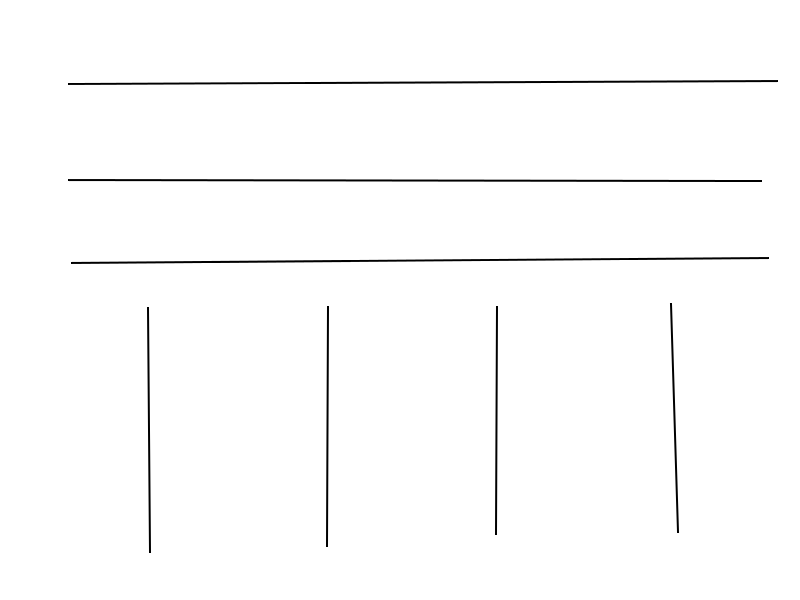
%> input picture Test.PNG, 800 x 600 px
$ octave Pattern_Recognition_Algorithm.m   (GNU Octave 9; MATLAB toolbox functions it lacks are replaced by stand-ins)
%> lines starting %> are read from the running program, lines starting %| are printed output that depends on the picture; in (x1, y1, x2, y2) boxes, pixels count from 0 and x2, y2 are one past the last pixel; in counts of white or black regions, pixels touching at a corner belong together; the program's own positions count from 1
%Step 1: Scan the image
filename = 'test.PNG';
Image = imread(filename);
%> Image is the input picture: size 600x800x3 uint8; min 0, max 255, mean 251.8
Image_Gray_Tone = rgb2gray(Image);
%Image_Rotated_Crop = imrotate(Image, 0, 'crop');
Gray_Image_Transformed = edge(Image_Gray_Tone, 'canny',0.25);
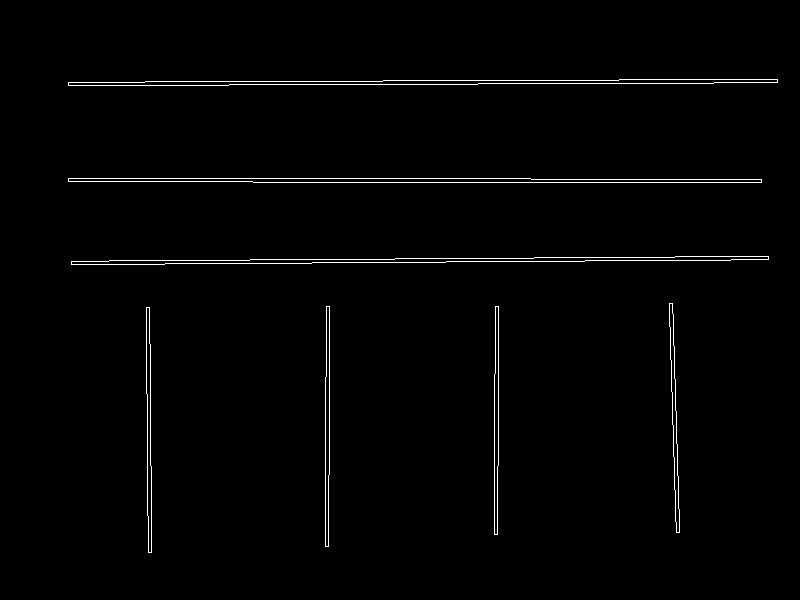
%> Gray_Image_Transformed: size 600x800 logical; 1.3% white in thin lines or dots, all inside (x1, y1, x2, y2) = (68, 79, 778, 553)
figure, imshow(Image);
figure, imshow(Image_Gray_Tone);
figure, imshow(Gray_Image_Transformed);

[row, col] = find(Gray_Image_Transformed == 1);
%> row = 6124 values from 80 to 553; col = 6124 values from 69 to 778
D = [col, row];

syms a1 x a2
%> (this line was passed over: syms is not available in this run)
%> (the run ends here)
